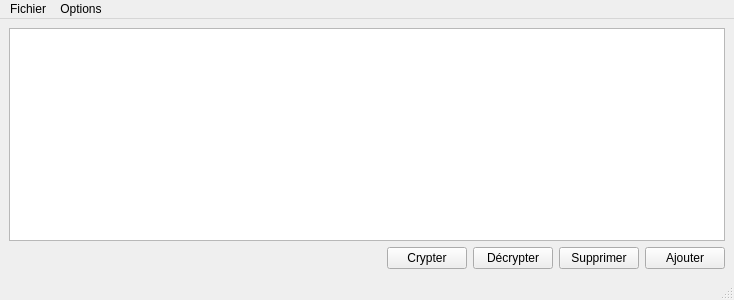
<?xml version="1.0" encoding="UTF-8"?>
<ui version="4.0">
 <class>MainWindow</class>
 <widget class="QMainWindow" name="MainWindow">
  <property name="geometry">
   <rect>
    <x>0</x>
    <y>0</y>
    <width>734</width>
    <height>300</height>
   </rect>
  </property>
  <property name="minimumSize">
   <size>
    <width>500</width>
    <height>300</height>
   </size>
  </property>
  <property name="windowTitle">
   <string>Encrypter</string>
  </property>
  <widget class="QWidget" name="centralwidget">
   <layout class="QVBoxLayout" name="verticalLayout_4">
    <item>
     <widget class="QTableWidget" name="tableWidget"/>
    </item>
    <item>
     <layout class="QGridLayout" name="gridLayout">
      <item row="3" column="1">
       <widget class="QPushButton" name="cryptAll">
        <property name="text">
         <string>Crypter</string>
        </property>
       </widget>
      </item>
      <item row="3" column="2">
       <widget class="QPushButton" name="decryptAll">
        <property name="text">
         <string>Décrypter</string>
        </property>
       </widget>
      </item>
      <item row="3" column="3">
       <widget class="QPushButton" name="remove">
        <property name="text">
         <string>Supprimer</string>
        </property>
       </widget>
      </item>
      <item row="3" column="0">
       <spacer name="horizontalSpacer">
        <property name="orientation">
         <enum>Qt::Horizontal</enum>
        </property>
        <property name="sizeHint" stdset="0">
         <size>
          <width>40</width>
          <height>20</height>
         </size>
        </property>
       </spacer>
      </item>
      <item row="3" column="4">
       <widget class="QPushButton" name="importButton">
        <property name="text">
         <string>Ajouter</string>
        </property>
       </widget>
      </item>
      <item row="0" column="0">
       <layout class="QVBoxLayout" name="verticalLayout_3"/>
      </item>
     </layout>
    </item>
   </layout>
  </widget>
  <widget class="QMenuBar" name="menubar">
   <property name="geometry">
    <rect>
     <x>0</x>
     <y>0</y>
     <width>734</width>
     <height>20</height>
    </rect>
   </property>
   <widget class="QMenu" name="menuOptions">
    <property name="title">
     <string>Options</string>
    </property>
    <addaction name="action_retrieveKey"/>
    <addaction name="action_checkForUpdates"/>
    <addaction name="action_openSettings"/>
   </widget>
   <widget class="QMenu" name="menuFichier">
    <property name="title">
     <string>Fichier</string>
    </property>
    <addaction name="action_newKey"/>
    <addaction name="action_saveKey"/>
   </widget>
   <addaction name="menuFichier"/>
   <addaction name="menuOptions"/>
  </widget>
  <widget class="QStatusBar" name="statusbar"/>
  <action name="action_retrieveKey">
   <property name="text">
    <string>Obtenir la clé</string>
   </property>
  </action>
  <action name="action_openSettings">
   <property name="text">
    <string>Paramètres</string>
   </property>
  </action>
  <action name="action_checkForUpdates">
   <property name="text">
    <string>Vérifier les mises à jour</string>
   </property>
  </action>
  <action name="action_saveKey">
   <property name="text">
    <string>Sauvegarder la clé</string>
   </property>
  </action>
  <action name="action_newKey">
   <property name="text">
    <string>Nouvelle clé</string>
   </property>
  </action>
 </widget>
 <resources/>
 <connections/>
</ui>
